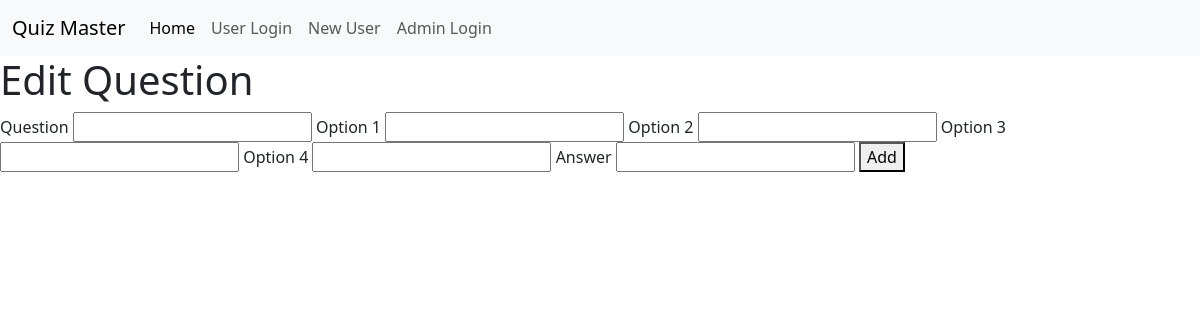
The page /admin_dash/quiz/edit_que/6 on the database as committed earlier.
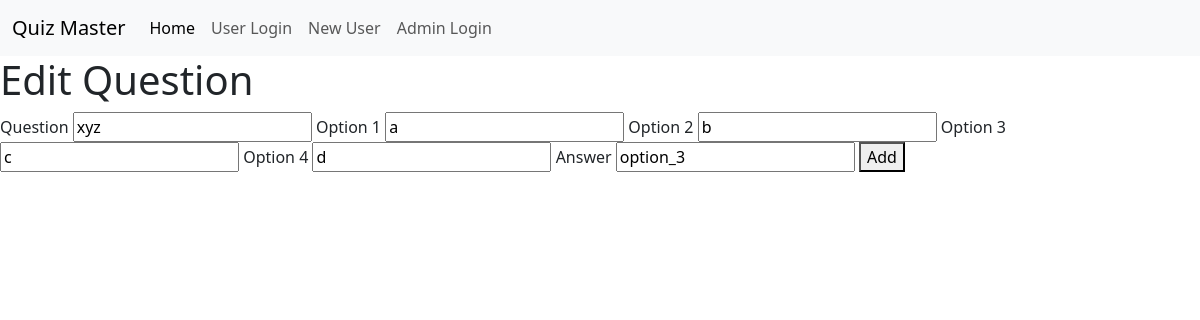
The same page on the database as committed later.
### application/models.py (models this page shows, shortened)
class Question(db.Model):
    id=db.Column(db.Integer, primary_key=True)
    quiz_id=db.Column(db.Integer, db.ForeignKey('quiz.id'), nullable=False)
    que_statement=db.Column(db.String(120), nullable=False)
    option_1=db.Column(db.String(80), nullable=False)
    option_2=db.Column(db.String(80), nullable=False)
    option_3=db.Column(db.String(80), nullable=False)
    option_4=db.Column(db.String(80), nullable=False)
    ans=db.Column(db.String(80), nullable=False)

### application/controllers.py (the view, shortened to what this page needs)
@app.route('/admin_dash/quiz/edit_que/<int:id>',methods=['POST','GET'])
def edit_question(id):
    question=Question.query.filter_by(id=id).first()
    return render_template('edit_que.html',question=question)

### templates/edit_que.html (shortened to what this page needs)
{% extends 'base.html' %}
{% block content %}
<nav class="navbar navbar-expand-lg bg-body-tertiary">
    <div class="container-fluid">
      <a class="navbar-brand" href="/">Quiz Master</a>
      <div class="collapse navbar-collapse" id="navbarNav">
        <ul class="navbar-nav">
          <li class="nav-item">
            <a class="nav-link active" aria-current="page" href="/">Home</a>
          </li>
          <li class="nav-item">
            <a class="nav-link" href="/login">User Login</a>
          </li>
          <li class="nav-item">
            <a class="nav-link" href="/register">New User</a>
          </li>
          <li class="nav-item">
            <a class="nav-link" href="/admin">Admin Login</a>
          </li>
        </ul>
      </div>
    </div>
  </nav>
<div id="register">
    <h1 class="r1">Edit Question</h1>
    <form method="post">
        <label for="que">Question</label>
        <input type="text" name="que" id="que" value="{{question.que_statement}}" required>
        <label for="op1">Option 1</label>
        <input type="text" name="op1" id="op1" value="{{question.option_1}}" required>
        <label for="op2">Option 2</label>
        <input type="text" name="op2" id="op2" value="{{question.option_2}}" required>
        <label for="op3">Option 3</label>
        <input type="text" name="op3" id="op3" value="{{question.option_3}}" required>
        <label for="op4">Option 4</label>
        <input type="text" name="op4" id="op4" value="{{question.option_4}}" required>
        <label for="ans">Answer</label>
        <input type="text" name="ans" id="ans" value="{{question.ans}}" required>
        <button type="submit">Add</button>
    </form>
</div>
{% endblock %}

Rows that differ between the two databases and show on the page:
added Question: que "xyz", op1 "a", op2 "b", op3 "c", op4 "d", ans "option_3"
